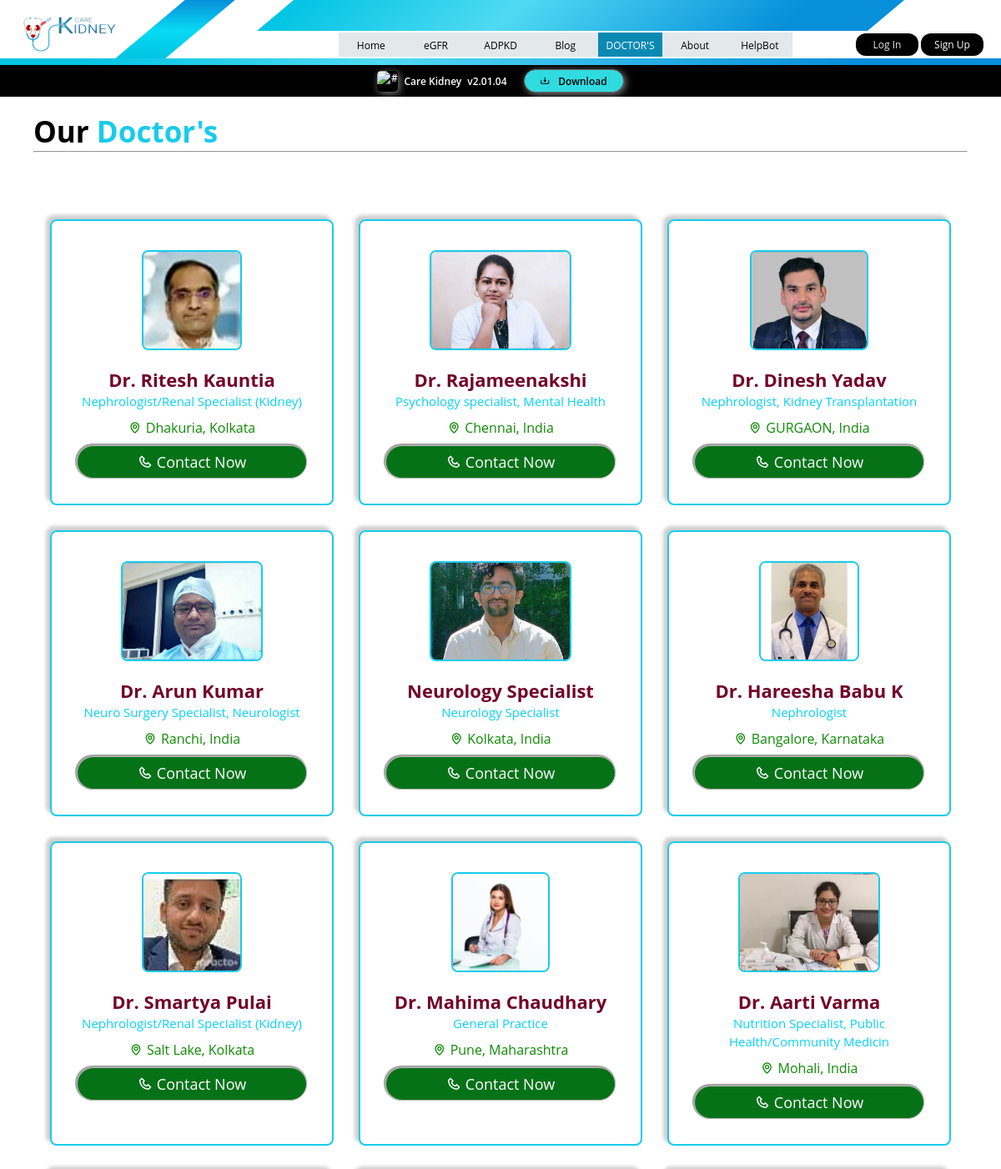
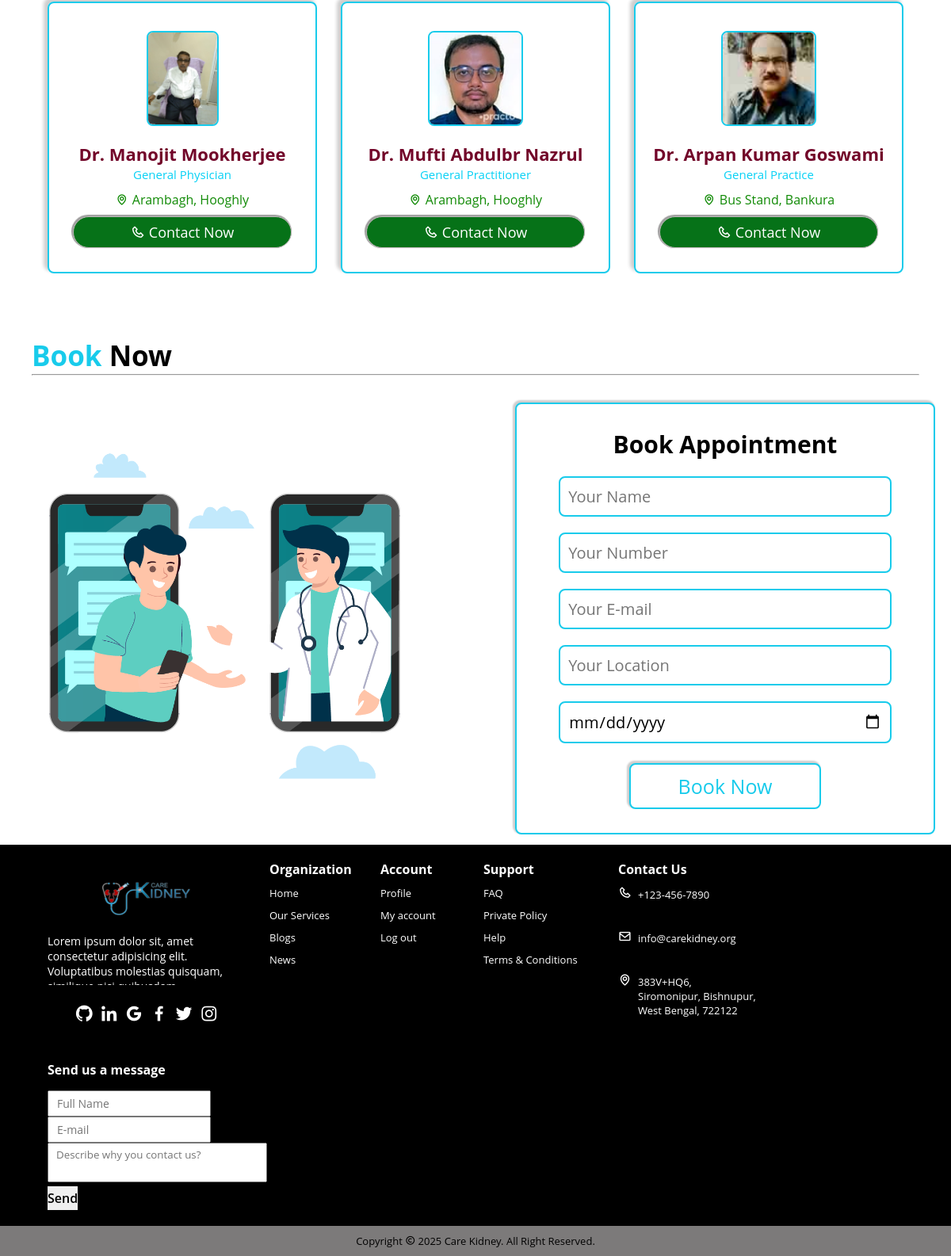
The page /Doctors/ on the database its author committed (2 pictures, top to bottom).
### Doctors_Data/models.py (models this page shows, shortened)
class Our_Doctors(models.Model):
    Dr_id = models.AutoField(primary_key=True)
    Doctors_images = models.ImageField(upload_to='Doctors_images/')
    Dr_websiteLink = models.URLField(max_length=800)  # URL field for storing website links
    Name = models.CharField(max_length=300)
    occupation = models.CharField(max_length=500)
    Location = models.CharField(max_length=300)
    Paragraph = models.CharField(max_length=300)

class doctor_appointment_img(models.Model):
    Dr_Ap_id = models.AutoField(primary_key=True)
    Dr_Ap_img = models.ImageField(upload_to='Dr_appointment_img/')
    description = HTMLField(blank=True,null=True)

### ADPKD/views.py (the view, shortened to what this page needs)
# urls.py: path('Doctors/',views.Doctors,name="Doctors"),
def Doctors(request):
    user_profile = None  # Default value
    if request.user.is_authenticated:
        try:
            user_profile = Profile.objects.get(user=request.user)
        except Profile.DoesNotExist:
            user_profile = None  # Handle the case where the profile does not exist
    else:
        user_profile = None
        pass
    doctors = Our_Doctors.objects.all()  # Fetch all doctors from DB
    dr_appointment_img = doctor_appointment_img.objects.all()[:1]
    return render(request, 'Doctors.html',
                  {
                      'doctors': doctors,
                      'dr_appointment_img': dr_appointment_img,
                      'user': request.user,
                      'profile': user_profile,
                   })

### templates/Doctors.html (shortened to what this page needs)
{% load static %}
<!DOCTYPE html>
<html lang="en">
<head>
    <link rel="stylesheet" href="{% static 'css/Doctors.css' %}">
    <link href='https://unpkg.com/boxicons@2.1.4/css/boxicons.min.css' rel='stylesheet'>
</head>
{% include 'header.html' %}
<br><br>
<body>
    <section class="doctors" id="doctors">
        <h1 class="heading">Our <span>Doctor's</span> <hr></h1>
        <div class="box-container">
            {% for doctor in doctors %}
            <div class="box">
                <img src="{{ doctor.Doctors_images.url }}" alt="{{ doctor.Name }}">
                <h3><a href="{{ doctor.Dr_websiteLink }}">{{ doctor.Name }}</a></h3>
                <span>{{ doctor.occupation }}</span>
                <div class="location">
                    <i class="bx bx-map"></i>
                    <p>{{ doctor.Location }}</p>
                </div>
                <a href="{{ doctor.Dr_websiteLink }}">
                    <div class="contact-btn">
                        <i class="bx bx-phone"></i>
                        <p>{{ doctor.Paragraph }}</p>
                    </div>
                </a>
            </div>
            {% endfor %}
        </div>
    </section>
    <section class="book" id="book">
        <h1 class="heading"> <span>Book</span> Now <hr></h1>
        <div class="row">
            <div class="image">
                {% for dr_ap_img in dr_appointment_img %}
                <img src="{{dr_ap_img.Dr_Ap_img.url}}" alt="#">
                {% endfor %}
            </div>
            <form action="" method="post">
                <h3>Book Appointment</h3>
                <input type="text" name="name" placeholder="Your Name" class="box" required>
                <input type="text" name="phone_number" placeholder="Your Number" class="box" required>
                <input type="email" name="email" placeholder="Your E-mail" class="box">
                <input type="text" name="location" placeholder="Your Location" class="box" required>
                <input type="date" name="appointment_date" class="box" required>
                <input type="submit" value="Book Now" class="btn">
            </form>
        </div>
    </section>
    {% include 'footer.html' %}
</body>
</html>

### templates/header.html (shortened to what this page needs)
{% load static %}
<!DOCTYPE html>
<html lang="en">
<head>
    <link href='https://unpkg.com/boxicons@2.1.4/css/boxicons.min.css' rel='stylesheet'>
    <link rel="stylesheet" href="{% static 'css/header.css' %}">
</head>
<body>
    <header class="_header_">
        <img src="{% static 'img/Header_IMG/logo.png' %}" class="logo" alt="CareKidney">
        <div class="header_vertical_box"></div>
        <div class="header_horizontal_top_box"></div>
        <nav class="navbar">
                <a class="_home h-btn" href="{% url 'home' %}">Home</a>
				<a class="_egfr h-btn" href="{% url 'GFR' %}">eGFR</a>
				<a class="_adpkd h-btn" href="{% url 'ADPKD' %}">ADPKD</a>
                <a class="_blogs h-btn" href="{% url 'Blogs' %}">Blog</a>
                <a class="_doctors h-btn" href="{% url 'Doctors' %}">Doctor's</a>
				<a class="_about h-btn" href="{% url 'About_Us' %}">About</a>
                <a class="_helpBot h-btn" href="{% url 'ChatBot' %}">HelpBot</a>
        </nav>
        <div class="user_profile">
            <div class="user_profile_img">
            </div>
        </div>
        <div class="header_btn">
            {% if user.is_authenticated %}
                <a href="{% url 'logout' %}">
                    <button class="header_logout_btn h-btn" type="button">Logout</button>
                </a>
            {% else %}
                <a href="{% url 'login' %}">
                    <button class="header_log_in_btn h-btn" type="button">Log In</button>
                </a>
                <a href="{% url 'register' %}">
                    <button class="header_sign_up_btn h-btn" type="button">Sign Up</button>
                </a>
            {% endif %}
        </div>
    </header>
    <div class="header_horizontal_bottom_box"></div>
    <div class="app-download">
        <div class="app-name-img">
            <img src="{% static 'img/Header_IMG/app_logo.png' %}" alt="#">
            <p>Care Kidney</p>
            <p>v2.01.04</p>
        </div>
        <div class="app-download-btn">
            <i class="bx bx-download"></i>
            <p>Download</p>
        </div>
    </div>
</body>
</html>

### templates/footer.html (shortened to what this page needs)
{% load static %}
<!DOCTYPE html>
<html lang="en">
<head>
  <link href='https://unpkg.com/boxicons@2.1.4/css/boxicons.min.css' rel='stylesheet'>
  <link rel="stylesheet" href="{% static 'css/footer.css' %}">
</head>
<body>
  <footer class="_footer_" >
    <div class="top-footer">
      <div class="f-about-us footer-content">
        <img class="footer-logo" src="{% static 'img/Footer IMG/logo.png' %}" alt="#">
        <p>Lorem ipsum dolor sit, amet consectetur adipisicing elit. Voluptatibus molestias quisquam, similique nisi quibusdam consequuntur.</p>
        <div class="f-social-icons">
          <a href="#"><i class="bx brands bxl-github"></i></a>
          <a href="#"><i class="bx brands bxl-linkedin"></i></a>
          <a href="#"><i class="bx brands bxl-google"></i></a>
          <a href="#"><i class="bx brands bxl-facebook"></i></a>
          <a href="#"><i class="bx brands bxl-twitter"></i></a>
          <a href="#"><i class="bx brands bxl-instagram"></i></a>
        </div>
      </div>
      <div class="f-organization footer-content">
        <h4>Organization</h4>
        <a class="_a_" href="#">Home</a>
        <a class="_a_" href="#">Our Services</a>
        <a class="_a_" href="#">Blogs</a>
        <a class="_a_" href="#">News</a>
      </div>
      <div class="f-user-account footer-content">
        <h4>Account</h4>
        <a class="_a_" href="#">Profile</a>
        <a class="_a_" href="#">My account</a>
        <a class="_a_" href="#">Log out</a>
      </div>
      <div class="f-support footer-content">
        <h4>Support</h4>
        <a class="_a_" href="#">FAQ</a>
        <a class="_a_" href="#">Private Policy</a>
        <a class="_a_" href="#">Help</a>
        <a class="_a_" href="#">Terms & Conditions</a>
      </div>
      <div class="f-contact-us footer-content">
        <h4>Contact Us</h4>
        <i class="footer-icon bx bx-phone"></i>
        <a class=" f-phone-no footer-icon-content" href="#">+123-456-7890</a>
        <i class="footer-icon bx bx-envelope"></i>
        <a class=" f-email footer-icon-content" href="#">info@carekidney.org</a>
        <i class="footer-icon bx bx-map"></i>
        <a class=" f-address footer-icon-content" href="https://maps.app.goo.gl/AduGypt8WYMNHyCR7">383V+HQ6, Siromonipur, Bishnupur, West Bengal, 722122</a>
      </div>
      <div class="footer-contact-form footer-content">
        <h4>Send us a message</h4>
        <form method="post">
          <input class="f-c-name footer-from-content" type="text" name="full_name" placeholder="Full Name" required>
          <input class="f-c-email footer-from-content" type="email" name="email" placeholder="E-mail" required>
          <textarea class="f-c-customer-text" cols="30" name="message" placeholder="Describe why you contact us?" required></textarea>
          <button class="f-c-submit-btn" type="submit">Send</button>
        </form>
      </div>
    </div>
    <div class="bottom-footer">
      <p>Copyright <i class="bx bx-copyright"></i> 2025 Care Kidney. All Right Reserved.</p>
    </div>
  </footer>
</body>
</html>

### static/css/Doctors.css (style rules this page uses)
* { margin: 0; padding: 0; box-sizing: border-box; font-family: "Open Sans", Arial, sans-serif; }
html, body { width: 100%; height: 100%; }
._header_ .navbar a._doctors { color: #fff; background: #0c89b3; text-transform: uppercase; }
h1 { font-size: 35px; margin: 20px 40px; }
h1 span { color: #18cbeb; }
.doctors .box-container { display: grid; grid-template-columns: repeat(auto-fit, minmax(250px, 1fr)); gap: 30px; padding: 60px; }
.doctors .box-container .box { text-align: center; border-radius: 8px; border: 2px solid #18cbeb; box-shadow: -4px -4px 4px 1px #cfcece; padding: 20px; }
.doctors .box-container .box img { height: 120px; border: 2px solid #18cbeb; border-radius: 8px; margin-top: 15px; margin-bottom: 15px; }
.doctors .box-container .box h3 { font-size: 22px; }
.doctors .box-container .box h3 a { color: #720529; text-decoration: none; cursor: pointer; }
.doctors .box-container .box span { color: #07d1f5; font-size: 15px; }
.doctors .box-container .box .location { color: #108a05; margin: 10px; display: flex; justify-content: center; align-items: center; gap: 5px; }
.doctors .box-container .box a { text-decoration: none; }
.doctors .box-container .box .contact-btn { margin: 10px; display: flex; justify-content: center; align-items: center; gap: 5px; font-size: 18px; border: 1px solid #bebaba; padding: 7px 0; border-radius: 20px; color: #ffffff; cursor: pointer; background-color: #067218; box-shadow: -1px -1px 1px 1px #9e9d9d; transition: 0.5s; }
.book .row { display: flex; align-items: center; flex-wrap: wrap; gap: 20px; padding: 0 20px 0 0; }
.book .row .image { flex: 1 1 500px; }
.book .row .image img { width: 90%; }
.book .row form { flex: 1 1 400px; background: #fff; border: 2px solid #18cbeb; box-shadow: -2px -2px 2px 1px #cfcece; text-align: center; padding: 30px; border-radius: 8px; }
.book .row form h3 { color: black; padding-bottom: 10px; font-size: 30px; }
.book .row form .box { width: 90%; margin: 10px 0; border-radius: 8px; border: 2px solid #18cbeb; font-size: 20px; color: black; text-transform: none; padding: 10px; }
.book .row form .btn { padding: 10px 60px; }
.btn { display: inline-block; margin-top: 15px; padding: 8px; padding-left: 15px; border: 2px solid #18cbeb; border-radius: 8px; box-shadow: -2px -2px 2px 1px #cfcece; color: #18cbeb; cursor: pointer; font-size: 25px; background: #fff; }

### static/css/footer.css (style rules this page uses)
* { margin: 0; padding: 0; box-sizing: border-box; font-family: "Open Sans", Arial, sans-serif; }
html, body { width: 100%; height: 100%; }
._footer_ { width: 100vw; background-color: #000; }
._footer_ ._a_ { font-size: 13px; color: #fff; text-decoration: none; transition: all 0.2s ease; position: relative; }
._footer_ ._a_::before { content: ""; top: 100%; width: 0; height: 2px; background: #41f0e7;; transform: translate(0%, 80%); transition-duration: 0.3s; position: absolute; }
.top-footer { color: #fff; padding: 20px 20px 20px 60px; display: flex; flex-direction: row; flex-wrap: wrap; gap: 30px; }
.footer-content { width: 140px; gap: 10px; display: flex; flex-direction: column; }
.f-organization { width: 110px; }
.f-user-account { width: 100px; }
.f-about-us { width: 250px; display: flex; justify-content: center; align-items: center; }
.f-about-us img { width: 120px; height: 70px; }
.f-about-us p { width: 100%; height: 65px; font-size: 14px; overflow: hidden; }
.f-about-us .f-social-icons { margin-top: 10px; font-size: 25px; }
.f-about-us .f-social-icons a { color: #fff; text-decoration: none; }
.f-contact-us { width: 200px; }
.f-contact-us a { font-size: 13px; color: #fff; text-decoration: none; transition: all 0.2s ease; position: relative; }
.f-contact-us .footer-icon { font-size: 17px; }
.f-contact-us .footer-icon-content { top: -25px; right: -25px; width: 150px; position: relative; }
.f-contact-us .f-address { width: 150px; }
.footer-contact-form { display: flex; gap: 15px; width: 250px; }
.footer-contact-form .footer-from-content { padding: 5px 10px; font-size: 14px; }
.footer-contact-form textarea { height: 50px; padding: 5px 10px; resize: none; }
.footer-contact-form .f-c-submit-btn { height: 30px; font-size: 16px; font-weight: 600; border: none; cursor: pointer; }
.bottom-footer { width: 100vw; padding: 10px 0; text-align: center; font-size: 13px; background-color: #7c7a7a; }

### rows shown on the page
Our_Doctors: Doctors_images (picture), Name "Dr. Ritesh Kauntia", occupation "Nephrologist/Renal Specialist (Kidney)", Location "Dhakuria, Kolkata", Paragraph "Contact Now"
Our_Doctors: Doctors_images (picture), Name "Dr. Rajameenakshi", occupation "Psychology specialist, Mental Health", Location "Chennai, India", Paragraph "Contact Now"
Our_Doctors: Doctors_images (picture), Name "Dr. Dinesh Yadav", occupation "Nephrologist, Kidney Transplantation", Location "GURGAON, India", Paragraph "Contact Now"
Our_Doctors: Doctors_images (picture), Name "Dr. Arun Kumar", occupation "Neuro Surgery Specialist, Neurologist", Location "Ranchi, India", Paragraph "Contact Now"
Our_Doctors: Doctors_images (picture), Name "Neurology Specialist", occupation "Neurology Specialist", Location "Kolkata, India", Paragraph "Contact Now"
Our_Doctors: Doctors_images (picture), Name "Dr. Hareesha Babu K", occupation "Nephrologist", Location "Bangalore, Karnataka", Paragraph "Contact Now"
Our_Doctors: Doctors_images (picture), Name "Dr. Smartya Pulai", occupation "Nephrologist/Renal Specialist (Kidney)", Location "Salt Lake, Kolkata", Paragraph "Contact Now"
Our_Doctors: Doctors_images (picture), Name "Dr. Mahima Chaudhary", occupation "General Practice", Location "Pune, Maharashtra", Paragraph "Contact Now"
Our_Doctors: Doctors_images (picture), Name "Dr. Aarti Varma", occupation "Nutrition Specialist, Public Health/Community Medicin", Location "Mohali, India", Paragraph "Contact Now"
Our_Doctors: Doctors_images (picture), Name "Dr. Manojit Mookherjee", occupation "General Physician", Location "Arambagh, Hooghly", Paragraph "Contact Now"
Our_Doctors: Doctors_images (picture), Name "Dr. Mufti Abdulbr Nazrul", occupation "General Practitioner", Location "Arambagh, Hooghly", Paragraph "Contact Now"
Our_Doctors: Doctors_images (picture), Name "Dr. Arpan Kumar Goswami", occupation "General Practice", Location "Bus Stand, Bankura", Paragraph "Contact Now"
doctor_appointment_img: Dr_Ap_img (picture)
